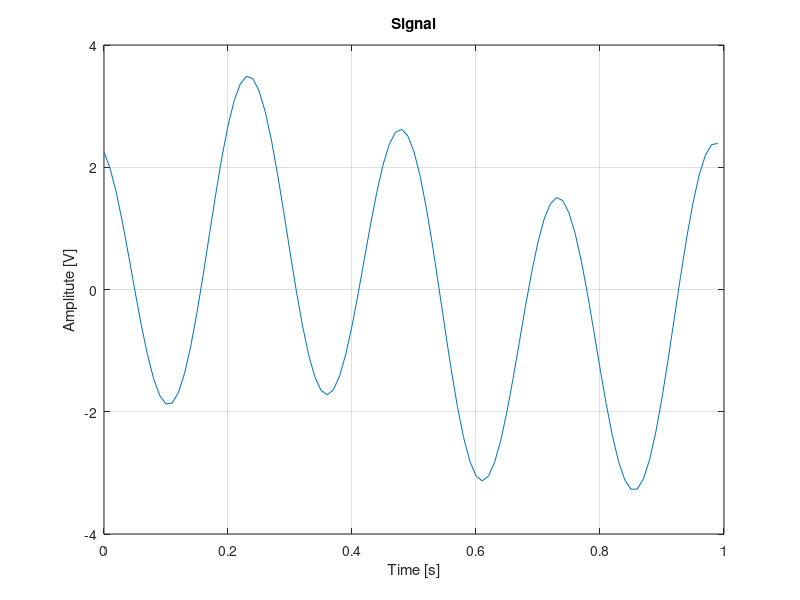

Reproduce this figure in MATLAB. (Note: this script raises an error after producing the figure.)
%Pre-code 
    clc,clear all,close all;
%
%Sampling frequency
    Fs = 100;
    Ts = 1/Fs;
    Bits = 8;%Bits used in conversion
%Time Vector
    t = 0:Ts:1-Ts;
%Signal
    m = sin(2*pi*t)+2.5*cos(2*pi*t*4 + pi/7);
    figure(),plot(t,m),grid,title("Signal"),xlabel("Time [s]"),ylabel("Amplitute [V]");
%
%Conditioning
    m = m + abs(min(m));%Positive Offset 
    Out = (m/max(m))*((2^Bits)-1);%Normalization and Codification
%
%Exporting
    Outbin = dec2bin(Out); %Decimal to Binary conversion
    fid = fopen('signal.txt','wt');%Open or create 'signal.txt' file in write mode
    fprintf(fid,'%s\n',string(Outbin));%Print binary values 8 bits per line
    fclose(fid);%Save file,close file,brings peace to the world
%
